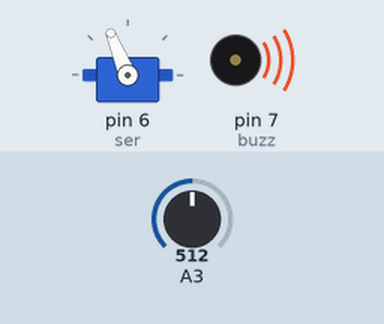
This sketch was run on a simulated Arduino Uno, built with avr-gcc and run on an emulated ATmega328P. On the bench: servo, buzzer (waves = sounding). The inputs (shaded band) are chosen by the test bench; at power-on: A3 = 512.

Above: at 2.2 s.
2.3 s: A3 set to 584
5.8 s: A3 set to 609
At 8.1 s:
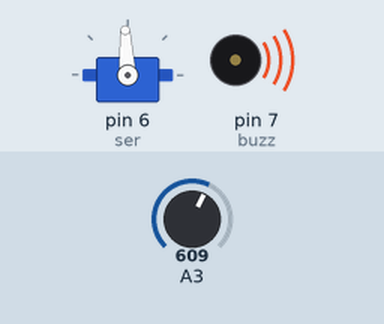
9.3 s: A3 set to 788
12.8 s: A3 set to 817
At 15.2 s:
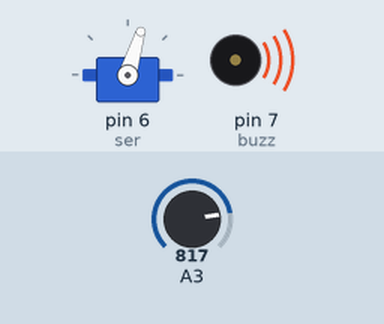
16.3 s: A3 set to 790
At 17.44 s:
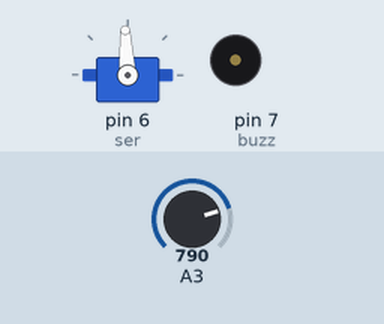
19.8 s: A3 set to 810
At 20.27 s:
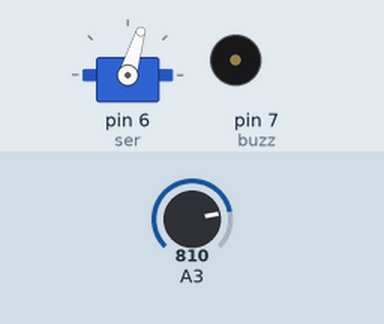
Timing chart, 0 to 24.3 s (numbered marks = the images above; inputs shaded):
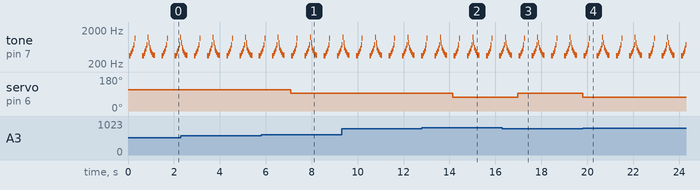

Measured:
- the behaviour switches between 599 and 600 on A3 (found by bisection; images 0 and 1)
- the behaviour switches between 800 and 801 on A3 (found by bisection; images 1 and 2)
- after the input at 5.8 s, servo on pin 6 (ser): 112° → 93° after 1.3 s
- after the input at 12.8 s, servo on pin 6 (ser): 93° → 73° after 1.3 s
- after the input at 16.3 s, servo on pin 6 (ser): 73° → 93° after 0.68 s
- after the input at 19.8 s, servo on pin 6 (ser): 93° → 73° at once

The sketch:

Homework10_Problem2.ino
```cpp
/*Pin7 > NO switch1 > buzzer > Ground
 *     > No switch2 ^
 *
 *Pin6 > Servo control >Ground
 *5V   > Servo Power > Ground
 *
 *5V > photoResistor > APin3
 *                   > 10,000 Resistor > Ground
 */

#include <Servo.h>
Servo ser;
int buzz = 7;
int photo = 3;

void setup() {
  ser.attach(6);
  pinMode(buzz, OUTPUT);
}

void loop() {
  int test = analogRead(3);
  //Serial.println(test);
  if (test < 600) ser.writeMicroseconds(1700);
  else if (test > 800) ser.writeMicroseconds(1300);
  else ser.writeMicroseconds(1500);
  sound();
}

void sound()
{
  int change = 8;
  for (int i = 1500; i > 300; i -= change)
  {
    digitalWrite(buzz, HIGH);
    delayMicroseconds(i);
    digitalWrite(buzz, LOW);
    delayMicroseconds(i);
  }
  delay(300);
  for (int i = 1500; i > 300; i -= change)
  {
    digitalWrite(buzz, HIGH);
    delayMicroseconds(i);
    digitalWrite(buzz, LOW);
    delayMicroseconds(i);
  }
  for (int i = 300; i < 1500; i += change)
  {
    digitalWrite(buzz, HIGH);
    delayMicroseconds(i);
    digitalWrite(buzz, LOW);
    delayMicroseconds(i);
  }
  delay(300);
}
```
